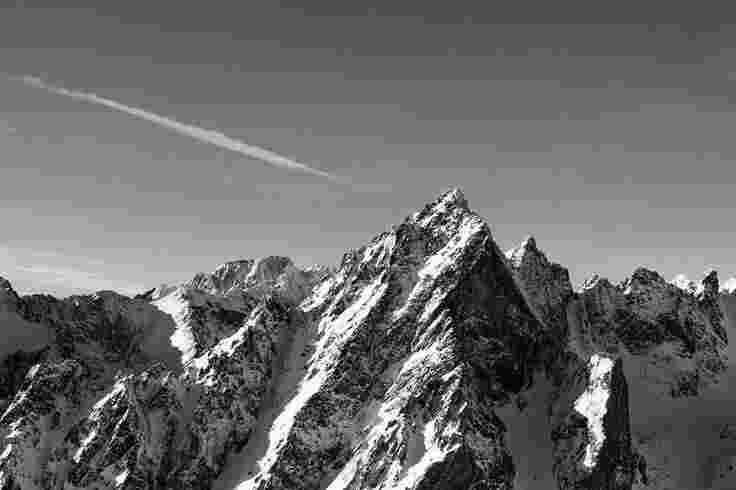
#> input picture Examples_CV/Low_scene-bw.jpg, 736 x 490 px, found by its file name
$ jupyter execute Hist_Equalisation_FInal.ipynb
#> lines starting #> are read from the running program, lines starting #| are printed output that depends on the picture
[cell 1]
#imports
import cv2
import numpy as np
from matplotlib import pyplot as plt
from google.colab import files
from google.colab.patches import cv2_imshow
import os

[cell 2]
def upload_image():
    """Upload an image file to Colab"""
    uploaded = files.upload()
#> the answer given: Low_scene-bw.jpg
    for filename in uploaded.keys():
        return filename
    return None

[cell 3]
#Upload your image
print("Please upload your image file:")
input_filename = upload_image()


if not input_filename:
    raise ValueError("No image file was uploaded")

[cell 4]
# Read the image
img = cv2.imread(input_filename)
#> img is the input picture: shape (490, 736, 3); min 0, max 255, mean 106
if img is None:
    raise ValueError("Could not read the image file")

img = cv2.cvtColor(img, cv2.COLOR_BGR2RGB)  # Convert to RGB for proper display

[cell 5]
# Method 1: Simple RGB channel-wise equalization (not recommended)
def channel_wise_hist_eq(image):
    """Apply histogram equalization to each channel separately"""
    channels = cv2.split(image)
    eq_channels = []
    for ch in channels:
        eq_channels.append(cv2.equalizeHist(ch))
#> this loop made 3 passes
#> after the loop, eq_channels = 3 items
    return cv2.merge(eq_channels)
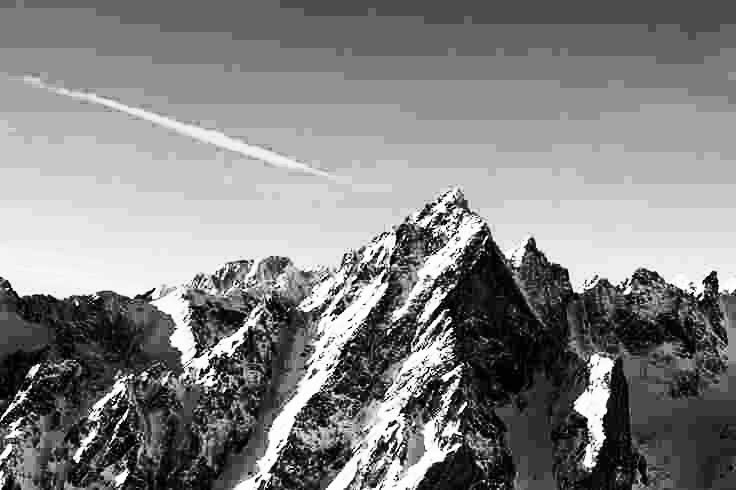
#> returned value: shape (490, 736, 3); min 0, max 255, mean 131

[cell 6]
# Method 2: Convert to HSV and equalize only V channel (better)
def hsv_hist_eq(image):
    """Convert to HSV space and equalize only Value channel"""
    hsv = cv2.cvtColor(image, cv2.COLOR_RGB2HSV)
#> hsv: shape (490, 736, 3); mean H, S, V 0, 0, 106
    h, s, v = cv2.split(hsv)
#> h: shape (490, 736); every value is 0
    v_eq = cv2.equalizeHist(v)
    hsv_eq = cv2.merge([h, s, v_eq])
#> hsv_eq: shape (490, 736, 3); mean H, S, V 0, 0, 131
    return cv2.cvtColor(hsv_eq, cv2.COLOR_HSV2RGB)

[cell 7]
# Method 3: CLAHE in LAB color space (best method)
def clahe_hist_eq(image):
    """Apply CLAHE to L-channel in LAB color space"""
    lab = cv2.cvtColor(image, cv2.COLOR_RGB2LAB)
#> lab: shape (490, 736, 3); mean of channels 0, 1, 2 112.2, 128, 128
    l, a, b = cv2.split(lab)
#> a: shape (490, 736); every value is 128

    # Apply CLAHE to L-channel
    clahe = cv2.createCLAHE(clipLimit=2.0, tileGridSize=(8,8))
    l_eq = clahe.apply(l)
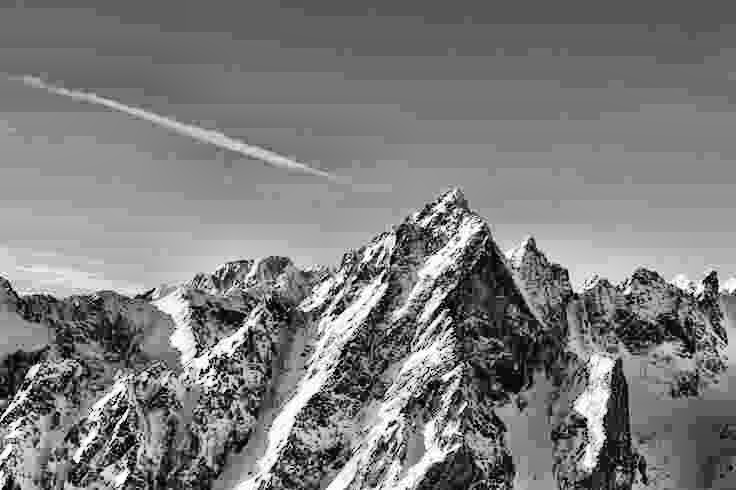
#> l_eq: shape (490, 736); min 1, max 255, mean 124.6

    lab_eq = cv2.merge([l_eq, a, b])
#> lab_eq: shape (490, 736, 3); mean of channels 0, 1, 2 124.6, 128, 128
    return cv2.cvtColor(lab_eq, cv2.COLOR_LAB2RGB)

[cell 8]
# Apply all methods
rgb_eq = channel_wise_hist_eq(img)
hsv_eq = hsv_hist_eq(img)
clahe_eq = clahe_hist_eq(img)

[cell 9]
# Save all results
output_files = {
    'original.jpg': cv2.cvtColor(img, cv2.COLOR_RGB2BGR),
    'rgb_equalized.jpg': cv2.cvtColor(rgb_eq, cv2.COLOR_RGB2BGR),
    'hsv_equalized.jpg': cv2.cvtColor(hsv_eq, cv2.COLOR_RGB2BGR),
    'clahe_equalized.jpg': cv2.cvtColor(clahe_eq, cv2.COLOR_RGB2BGR)
}

for filename, image in output_files.items():
    cv2.imwrite(filename, image)
#> this loop made 4 passes
#> filename on passes 1 to 4: 'original.jpg', 'rgb_equalized.jpg', 'hsv_equalized.jpg', 'clahe_equalized.jpg'

[cell 10]
# Display results
plt.figure(figsize=(20, 12))

[cell 11]
# Original Image
plt.subplot(3, 2, 1)
plt.imshow(img)
plt.title('Original Image')
plt.axis('off')

plt.subplot(3, 2, 2)
plt.hist(img.ravel(), 256, [0, 256])
plt.title('Original Histogram')
plt.xlim([0, 256])
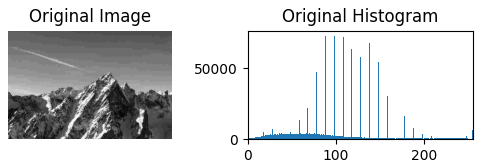
#> figure drawn by matplotlib, 2 panels; panel 2: tallest bar 72654 high, from x = 98 to 99

[cell 12]
# RGB Equalized
plt.subplot(3, 2, 3)
plt.imshow(rgb_eq)
plt.title('RGB Channel-wise Equalized')
plt.axis('off')

plt.subplot(3, 2, 4)
plt.hist(rgb_eq.ravel(), 256, [0, 256])
plt.title('RGB Equalized Histogram')
plt.xlim([0, 256])
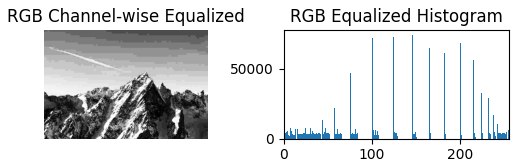
#> figure drawn by matplotlib, 2 panels; panel 2: tallest bar 74205 high, from x = 146 to 147

[cell 13]
# HSV Equalized
plt.subplot(3, 2, 5)
plt.imshow(hsv_eq)
plt.title('HSV V-channel Equalized')
plt.axis('off')

plt.subplot(3, 2, 6)
plt.hist(hsv_eq.ravel(), 256, [0, 256])
plt.title('HSV Equalized Histogram')
plt.xlim([0, 256])

plt.tight_layout()
plt.show()
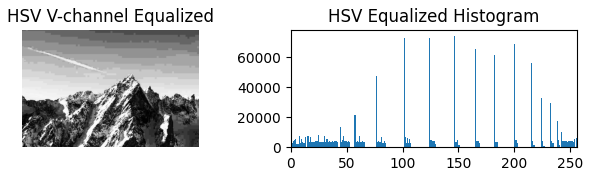
#> figure drawn by matplotlib, 2 panels; panel 2: tallest bar 74205 high, from x = 146 to 147

[cell 14]
# CLAHE Equalized
plt.figure(figsize=(20, 5))

plt.subplot(1, 2, 1)
plt.imshow(clahe_eq)
plt.title('CLAHE Equalized (LAB)')
plt.axis('off')

plt.subplot(1, 2, 2)
plt.hist(clahe_eq.ravel(), 256, [0, 256])
plt.title('CLAHE Equalized Histogram')
plt.xlim([0, 256])

plt.tight_layout()
plt.show()
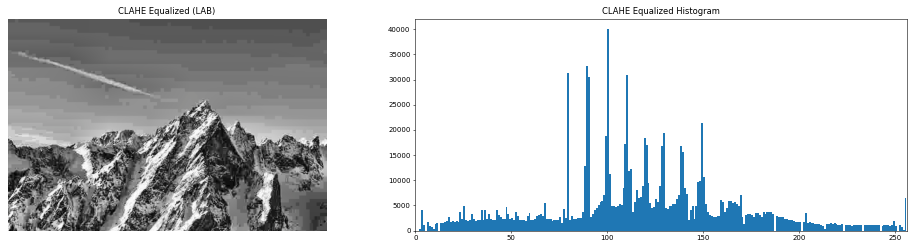
#> figure drawn by matplotlib, 2 panels; panel 2: tallest bar 40086 high, from x = 100 to 101

[cell 15]
# Download the results
print("\nOutput files created:")
for filename in output_files.keys():
    print(f"- {filename}")

print("\nYou can download these files from the Colab file browser on the left")

# Implementation from Scratch

[cell 16]
import numpy as np
import matplotlib.pyplot as plt
import cv2  # Only used for image loading and display, not for the algorithm

def histogram_equalization_from_scratch(image):
    """
    Implement histogram equalization from scratch for grayscale images

    Parameters:
    -----------
    image : numpy.ndarray
        Input grayscale image (values from 0-255)

    Returns:
    --------
    numpy.ndarray
        Histogram equalized image
    """
    # Ensure the image is grayscale
    if len(image.shape) > 2:
        print("Converting color image to grayscale...")
        image = cv2.cvtColor(image, cv2.COLOR_BGR2GRAY)

    # Get image dimensions
    height, width = image.shape
    total_pixels = height * width

    # Step 1: Calculate histogram
    histogram = np.zeros(256, dtype=int)
    for y in range(height):
        for x in range(width):
            histogram[image[y, x]] += 1

    # Step 2: Calculate cumulative distribution function (CDF)
    cdf = np.zeros(256, dtype=float)
    cdf[0] = histogram[0]
    for i in range(1, 256):
        cdf[i] = cdf[i-1] + histogram[i]

    # Normalize CDF to [0, 255]
    cdf_normalized = (cdf / total_pixels) * 255
    cdf_normalized = cdf_normalized.astype(np.uint8)

    # Step 3: Map original pixel values to new values using the CDF
    equalized_image = np.zeros_like(image)
    for y in range(height):
        for x in range(width):
            equalized_image[y, x] = cdf_normalized[image[y, x]]

    return equalized_image

def hist_eq_color_image_from_scratch(image):
    """
    Apply histogram equalization to a color image by working in HSV space

    Parameters:
    -----------
    image : numpy.ndarray
        Input color image (RGB format)

    Returns:
    --------
    numpy.ndarray
        Histogram equalized color image
    """
    # Convert to HSV color space
    if len(image.shape) == 2:  # If grayscale, just use basic function
        return histogram_equalization_from_scratch(image)

    # Convert BGR to HSV if needed
    if image.shape[2] == 3:  # Has 3 channels
        hsv = cv2.cvtColor(image, cv2.COLOR_BGR2HSV)
    else:
        raise ValueError("Image format not supported")

    # Extract the V channel
    h, s, v = cv2.split(hsv)

    # Apply histogram equalization to V channel only
    v_equalized = histogram_equalization_from_scratch(v)

    # Merge back with original H and S channels
    hsv_equalized = cv2.merge([h, s, v_equalized])
#> hsv_equalized: shape (490, 736, 3); mean H, S, V 0, 0, 131

    # Convert back to RGB
    equalized_image = cv2.cvtColor(hsv_equalized, cv2.COLOR_HSV2BGR)
#> equalized_image: shape (490, 736, 3)

    return equalized_image

# Test the functions with an example image
def test_custom_histogram_equalization():

    try:
        img = cv2.imread('Low_scene-bw.jpg')
        if img is None:
            raise ValueError("Image not found. Please provide a valid path.")
    except Exception as e:
        print(f"Error loading image: {e}")
        # Create a test image with low contrast
        img = np.zeros((300, 300), dtype=np.uint8)
        # Add some gradient
        for i in range(300):
            img[:, i] = i // 3 + 50  # Low contrast image (values from 50-150)

    # If color image, convert to RGB for display
    if len(img.shape) == 3:
        img_display = cv2.cvtColor(img, cv2.COLOR_BGR2RGB)
        # Apply color histogram equalization
        equalized = hist_eq_color_image_from_scratch(img)
        equalized_display = cv2.cvtColor(equalized, cv2.COLOR_BGR2RGB)
    else:
        img_display = img
        # Apply grayscale histogram equalization
        equalized = histogram_equalization_from_scratch(img)
        equalized_display = equalized

    # Calculate and display histograms
    def plot_histogram(image, title):
#> called with title = 'Original Histogram'
        if len(image.shape) == 3:  # Color image
            hist_r = np.zeros(256, dtype=int)
            hist_g = np.zeros(256, dtype=int)
            hist_b = np.zeros(256, dtype=int)
            for y in range(image.shape[0]):
                for x in range(image.shape[1]):
                    hist_r[image[y, x, 0]] += 1
                    hist_g[image[y, x, 1]] += 1
                    hist_b[image[y, x, 2]] += 1
            plt.plot(hist_r, color='red', alpha=0.7)
            plt.plot(hist_g, color='green', alpha=0.7)
            plt.plot(hist_b, color='blue', alpha=0.7)
        else:  # Grayscale image
            hist = np.zeros(256, dtype=int)
            for y in range(image.shape[0]):
                for x in range(image.shape[1]):
                    hist[image[y, x]] += 1
            plt.plot(hist, color='black')
        plt.title(title)
        plt.xlim([0, 255])

    # Display results
    plt.figure(figsize=(12, 8))

    plt.subplot(2, 2, 1)
    plt.imshow(img_display, cmap='gray' if len(img.shape) == 2 else None)
    plt.title('Original Image')
    plt.axis('off')

    plt.subplot(2, 2, 2)
    plt.imshow(equalized_display, cmap='gray' if len(img.shape) == 2 else None)
    plt.title('Equalized Image (From Scratch)')
    plt.axis('off')

    plt.subplot(2, 2, 3)
    plot_histogram(img_display, 'Original Histogram')

    plt.subplot(2, 2, 4)
    plot_histogram(equalized_display, 'Equalized Histogram')

    plt.tight_layout()
    plt.show()
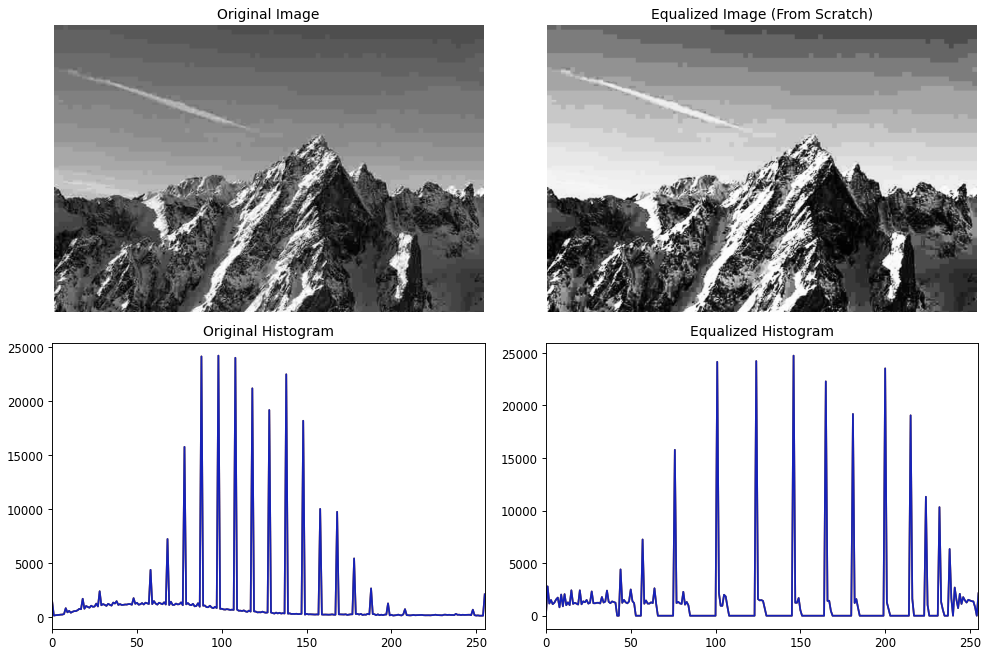
#> figure drawn by matplotlib, 4 panels; panel 3: curve peaks at x = 98, y = 24218; panel 3: curve peaks at x = 98, y = 24218; panel 3: curve peaks at x = 98, y = 24218; panel 4: curve peaks at x = 146, y = 24735

    # For comparison, also show OpenCV's built-in result
    if len(img.shape) == 2:  # Grayscale
        opencv_eq = cv2.equalizeHist(img)
        plt.figure(figsize=(12, 4))
        plt.subplot(1, 2, 1)
        plt.imshow(equalized_display, cmap='gray')
        plt.title('Our Implementation')
        plt.axis('off')

        plt.subplot(1, 2, 2)
        plt.imshow(opencv_eq, cmap='gray')
        plt.title('OpenCV Implementation')
        plt.axis('off')

        plt.tight_layout()
        plt.show()

if __name__ == "__main__":
    test_custom_histogram_equalization()
